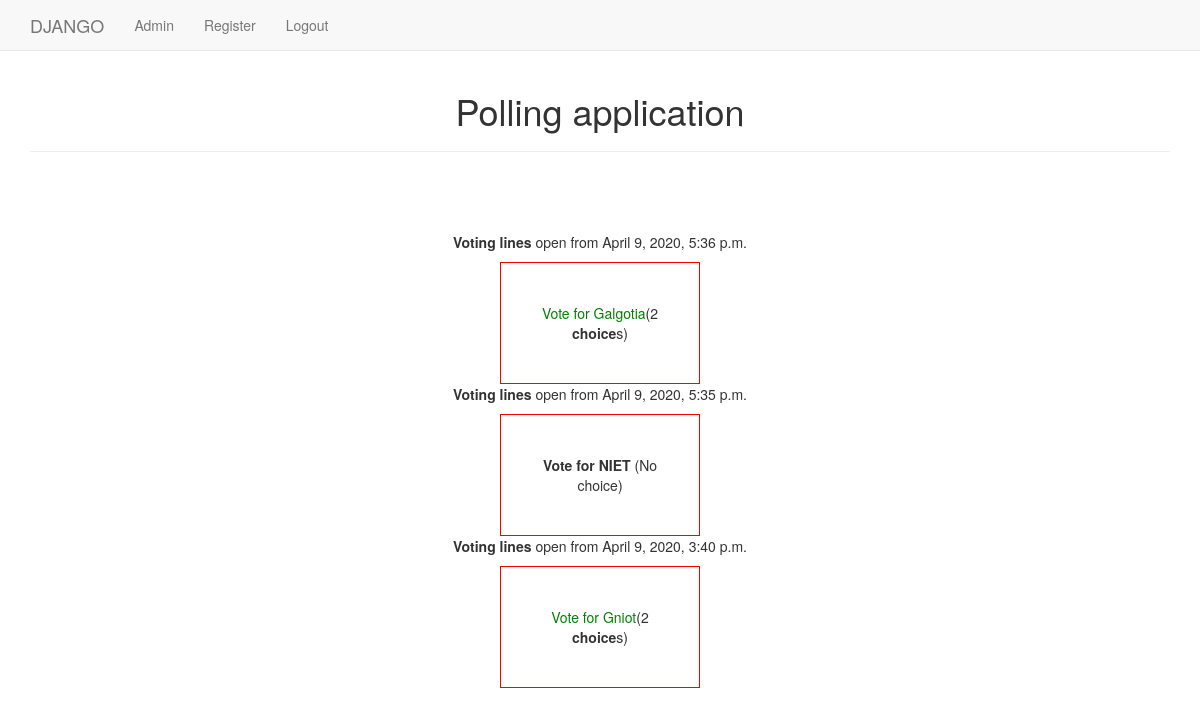
The page /dappx/index/ (signed in) on the database its author committed.
### dappx/models.py (models this page shows, shortened)
class Question(models.Model):
    objects = None
    question_text = models.CharField(max_length = 200, verbose_name = "Polling question")
    pub_date = models.DateTimeField(verbose_name = "date published")

### dappx/views.py (the view)
class IndexView(View):
    template_name = 'dappx/index.html'  # the template to load through this view
    def get(self, request, *args, **kwargs):
            latest_question_list = Question.objects.filter(pub_date__lte=timezone.now()).order_by('-pub_date')[:5]
            return render(request, self.template_name, {'latest_question_list': latest_question_list})

### templates/dappx/index.html (shortened to what this page needs)
{% extends 'base.html' %}
{% block body_block %}
<div>
<h1 align ="center">Polling application</h1>
{% if user.is_authenticated %}
<hr>
{% load static %}
<link rel="stylesheet" type="text/css" href="{% static 'dappx/style.css' %}">
<p>&nbsp;</p>
<p>&nbsp;</p>
{% if latest_question_list %}
   {% for question in latest_question_list %}
    <p style = "text-align:center"><b>Voting lines</b> open from {{ question.pub_date }}
       </p>
{% if question.choice_set.all %}
<div class = "gniot">
             <a href = "{% url 'dappx:detail' question.id %}">{{question.question_text}}</a>({{ question.choice_set.count }} <b>choice</b>{{ question.choice_set.count|pluralize }})
</div>
{% else %}
<div class = "gniot">
            <b>{{ question.question_text }} </b>(No choice)
</div>
{% endif %}
{% endfor %}
{% endif %}
    {% else %}
    <h2>Please <a href = "{% url 'dappx:user_login' %}">Login</a> here</h2>
{% endif %}
</div>
{% endblock %}

### templates/base.html (shortened to what this page needs)
<!DOCTYPE html>
<html>
  <head>
    <link rel="stylesheet" href="https://maxcdn.bootstrapcdn.com/bootstrap/3.3.7/css/bootstrap.min.css">
</head>
  <body>
    <nav class="navbar navbar-default navbar-static-top">
      <div class="container">
        <ul class="nav navbar-nav">
          <li><a class="navbar-brand" href="{% url 'dappx:index' %}">DJANGO</a></li>
          <li><a class="navbar-link" href="{% url 'admin:index' %}">Admin</a></li>
          <li><a class="navbar-link" href="{% url 'dappx:register' %}">Register</a></li>
          {% if user.is_authenticated %}
            <li><a href="{% url 'logout' %}">Logout</a></li>
          {% else %}
            <li><a class="navbar-link" href="{% url 'dappx:user_login' %}">Login</a></li>
          {% endif %}
</ul>
      </div>
    </nav>
    <div class="container">
    {% block body_block %}
    {% endblock %}
    </div>
  </body>
</html>

### dappx/static/dappx/style.css (style rules this page uses)
a { color:green; text-decoration:none; }
.gniot { border: 1px solid red; text-align:center; padding: 40px; width:200px; margin:auto; }

### rows shown on the page
Question: pub_date "April 9, 2020, 5:36 p.m.", question_text "Vote for Galgotia", choice_set.count "2"
Question: pub_date "April 9, 2020, 5:35 p.m.", question_text "Vote for NIET"
Question: pub_date "April 9, 2020, 3:40 p.m.", question_text "Vote for Gniot", choice_set.count "2"
